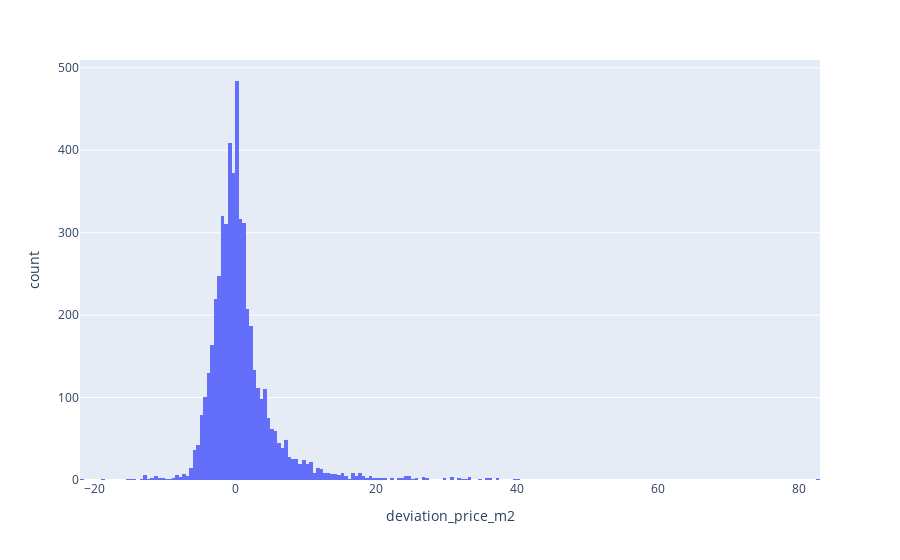

Notebook cell for this chart:
### Code cell
# Looking at more weirdstuff
fig = px.histogram(gpd_apart, x="deviation_price_m2")

fig.show()

### Figure 1 — Plotly figure (JSON) as saved in the notebook; plotly's stock layout.template omitted (floating-point values rounded to 4 significant figures; data arrays with more than 128 entries replaced by an {"elided": "..."} marker saying what was removed)
{"data": [{"alignmentgroup": "True", "bingroup": "x", "hovertemplate": "deviation_price_m2=%{x}<br>count=%{y}<extra></extra>", "legendgroup": "", "marker": {"color": "#636efa", "pattern": {"shape": ""}}, "name": "", "offsetgroup": "", "orientation": "v", "showlegend": false, "type": "histogram", "x": {"elided": "5912 float values"}, "xaxis": "x", "yaxis": "y"}], "layout": {"barmode": "relative", "legend": {"tracegroupgap": 0}, "margin": {"t": 60}, "xaxis": {"anchor": "y", "domain": [0, 1], "title": {"text": "deviation_price_m2"}}, "yaxis": {"anchor": "x", "domain": [0, 1], "title": {"text": "count"}}}}
